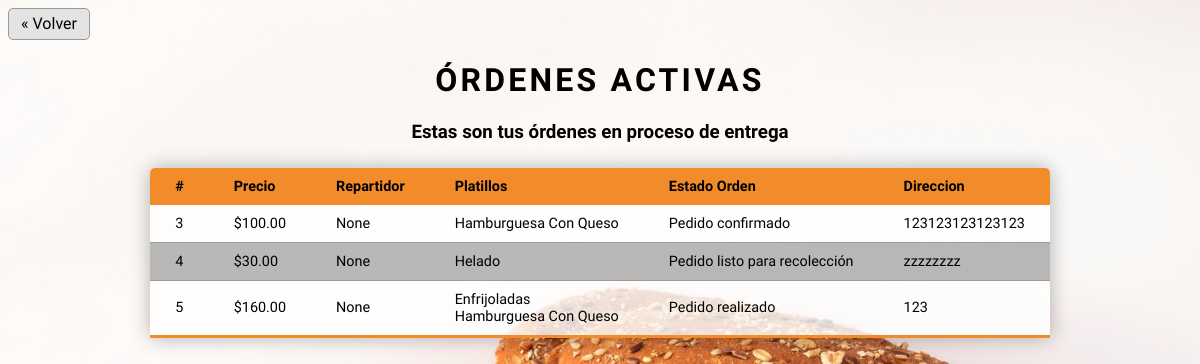
The page /ordenes_activas/ (signed in) on the database as committed earlier.
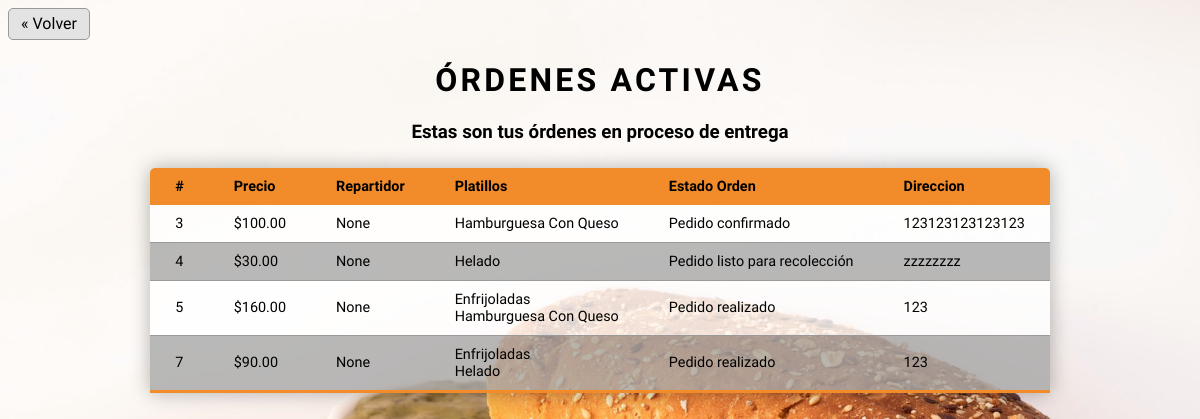
The same page on the database as committed later.
### administrador/models.py (models this page shows)
class Orden(models.Model):
	id_orden = models.AutoField(primary_key=True)
	precio_orden = models.IntegerField(null=False, default = 0)
	id_cliente_orden = models.ForeignKey('cliente.Cliente', on_delete=models.SET_DEFAULT, default=0)
	id_repartidor_orden = models.ForeignKey('repartidor.Repartidor',on_delete= models.SET_NULL, blank =True,  null=True)
	id_platillo_orden  = models.ManyToManyField('platillo.Platillo', null=True)
	id_estado_orden =    models.ForeignKey('EstadoOrden',  on_delete=models.SET_DEFAULT, default=0)
	direccion_entrega_orden  = models.ForeignKey('cliente.Direccion', null=True, on_delete=models.CASCADE)
	class Meta:
		db_table = 'orden'
		verbose_name_plural = "Ordenes"

class EstadoOrden(models.Model):
	id_estado = models.IntegerField(primary_key=True)
	descripcion_estado = models.CharField(max_length=30)
	class Meta:
		db_table = 'estado_orden'
		verbose_name_plural = "EstadosOrden"
	def __str__(self):
		return '{}'.format(self.descripcion_estado)

### platillo/models.py (models this page shows, shortened)
class Platillo(models.Model):
    id = models.AutoField(primary_key=True)
    nombre = models.CharField(max_length=200, unique=True)
    descripcion = models.CharField(max_length=500, null=True)
    precio = models.FloatField(null=False, default=0)
    imagen = models.ImageField(null=True, upload_to=directorio_imagen)
    categoria = models.ForeignKey(
        'categoria.Categoria', on_delete=models.CASCADE)
    def __str__(self):
        return self.nombre
    class Meta:
        db_table = 'platillo'
        verbose_name_plural = "Platillos"

### cliente/models.py (models this page shows)
class Direccion(models.Model):
    id_direccion = models.AutoField(primary_key=True)
    id_cliente = models.ForeignKey(Cliente, models.DO_NOTHING)
    descripcion_direccion = models.CharField(max_length=200)
    class Meta:
        db_table = 'direccion'
        verbose_name_plural = "Direcciones"
        unique_together = (('id_cliente', 'descripcion_direccion'))
    def __str__(self):
        return '{}'.format(self.descripcion_direccion)

### cliente/views.py (the view)
# urls.py: path("ordenes_activas/", views.ordenes_activas, name="ordenes_activas"),
@login_required
def ordenes_activas(request):
    cliente = Cliente.objects.get(user_cliente=request.user)
    estado = EstadoOrden.objects.get(id_estado=5)
    ordenes = Orden.objects.filter(id_cliente_orden=cliente).exclude(id_estado_orden=estado).order_by('id_orden')
    contexto = {'ordenes' : ordenes}
    return render(request, "cliente/ordenes_activas.html", contexto)

### templates/cliente/ordenes_activas.html (shortened to what this page needs)
{% load static %}
<!DOCTYPE html>
<html>
<head>
    <link rel="stylesheet" href="{% static 'css/ordenes/tabla_ordenes.css' %}">
    <link rel="stylesheet" href="{% static 'css/ordenes/ordenes_cliente.css' %}">
</head>
<body>
    <div class="boton">
            <a id="boton-volver" href="{% url 'cliente:HomeCliente' %}">&laquo; Volver</a>
    </div>
    <div class="contenedor">
        <h1 id="bienvenida">Órdenes activas</h1>
        <h3>Estas son tus órdenes en proceso de entrega</h3>
        <table class="content-table">
        	<thead>
        		<tr>
        			<td>#</td>
        			<td>Precio</td>
        			<td>Repartidor</td>
        			<td>Platillos</td>
        			<td>Estado Orden</td>
        			<td>Direccion</td>
        		</tr>
        	</thead>
        	<tbody>
        		{% if ordenes %}
        		{% for orden in ordenes%}
        		<tr>
        			<td>{{orden.id_orden}}</td>
        			<td>${{orden.precio_orden}}.00</td>
        			<td>{{orden.id_repartidor_orden}}</td>
        			<td>
        			{% for platillo in orden.id_platillo_orden.all %}
        				{{platillo}}
                        <br>
        			{% endfor %}
        			</td>
        			<td>{{orden.id_estado_orden}}</td>
        			<td>{{orden.direccion_entrega_orden}}</td>
        		</tr>
        		{% endfor %}
        		{% else %}
        		<h1>No tienes órdenes activas. Revisa tu historial de órdenes</h1>
        		{% endif %}
        	</tbody>
        </table>
    </div>
</body>
</html>

Rows that differ between the two databases and show on the page:
added Orden: id_orden "7", precio_orden "90", id_repartidor_orden "None", id_estado_orden "Pedido realizado", direccion_entrega_orden "123", Platillo (nombre "Enfrijoladas"), Platillo (nombre "Helado")
